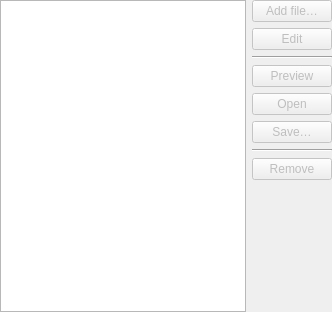
<?xml version="1.0" encoding="UTF-8"?>
<ui version="4.0">
 <class>EntryAttachmentsWidget</class>
 <widget class="QWidget" name="EntryAttachmentsWidget">
  <property name="geometry">
   <rect>
    <x>0</x>
    <y>0</y>
    <width>332</width>
    <height>312</height>
   </rect>
  </property>
  <property name="windowTitle">
   <string>Form</string>
  </property>
  <layout class="QHBoxLayout" name="horizontalLayout">
   <property name="leftMargin">
    <number>0</number>
   </property>
   <property name="topMargin">
    <number>0</number>
   </property>
   <property name="rightMargin">
    <number>0</number>
   </property>
   <property name="bottomMargin">
    <number>0</number>
   </property>
   <item>
    <widget class="QTableView" name="attachmentsView">
     <property name="accessibleName">
      <string>Attachments</string>
     </property>
     <property name="editTriggers">
      <set>QAbstractItemView::EditKeyPressed|QAbstractItemView::SelectedClicked</set>
     </property>
     <property name="selectionBehavior">
      <enum>QAbstractItemView::SelectRows</enum>
     </property>
     <property name="cornerButtonEnabled">
      <bool>false</bool>
     </property>
     <attribute name="verticalHeaderVisible">
      <bool>false</bool>
     </attribute>
    </widget>
   </item>
   <item>
    <widget class="QWidget" name="actionsWidget" native="true">
     <layout class="QVBoxLayout" name="verticalLayout" stretch="0,0,0,0,0,0,0,0,0">
      <property name="leftMargin">
       <number>0</number>
      </property>
      <property name="topMargin">
       <number>0</number>
      </property>
      <property name="rightMargin">
       <number>0</number>
      </property>
      <property name="bottomMargin">
       <number>0</number>
      </property>
      <item>
       <widget class="VaultButton" name="addAttachmentButton">
        <property name="enabled">
         <bool>false</bool>
        </property>
        <property name="accessibleName">
         <string>Add new attachment</string>
        </property>
        <property name="text">
         <string>Add file…</string>
        </property>
       </widget>
      </item>
      <item>
       <widget class="VaultButton" name="editAttachmentButton">
        <property name="enabled">
         <bool>false</bool>
        </property>
        <property name="text">
         <string>Edit</string>
        </property>
       </widget>
      </item>
      <item>
       <widget class="Line" name="editPreviewLine">
        <property name="orientation">
         <enum>Qt::Horizontal</enum>
        </property>
       </widget>
      </item>
      <item>
       <widget class="VaultButton" name="previewAttachmentButton">
        <property name="enabled">
         <bool>false</bool>
        </property>
        <property name="text">
         <string>Preview</string>
        </property>
       </widget>
      </item>
      <item>
       <widget class="VaultButton" name="openAttachmentButton">
        <property name="enabled">
         <bool>false</bool>
        </property>
        <property name="accessibleName">
         <string>Open selected attachment</string>
        </property>
        <property name="text">
         <string>Open</string>
        </property>
       </widget>
      </item>
      <item>
       <widget class="VaultButton" name="saveAttachmentButton">
        <property name="enabled">
         <bool>false</bool>
        </property>
        <property name="accessibleName">
         <string>Save selected attachment to disk</string>
        </property>
        <property name="text">
         <string>Save…</string>
        </property>
       </widget>
      </item>
      <item>
       <widget class="Line" name="previewRemoveLine">
        <property name="enabled">
         <bool>true</bool>
        </property>
        <property name="orientation">
         <enum>Qt::Horizontal</enum>
        </property>
       </widget>
      </item>
      <item>
       <widget class="VaultButton" name="removeAttachmentButton">
        <property name="enabled">
         <bool>false</bool>
        </property>
        <property name="accessibleName">
         <string>Remove selected attachment</string>
        </property>
        <property name="text">
         <string>Remove</string>
        </property>
       </widget>
      </item>
      <item>
       <spacer name="verticalSpacer">
        <property name="orientation">
         <enum>Qt::Vertical</enum>
        </property>
        <property name="sizeType">
         <enum>QSizePolicy::Expanding</enum>
        </property>
        <property name="sizeHint" stdset="0">
         <size>
          <width>20</width>
          <height>0</height>
         </size>
        </property>
       </spacer>
      </item>
     </layout>
    </widget>
   </item>
  </layout>
 </widget>
 <customwidgets>
 <customwidget>
  <class>VaultButton</class>
  <extends>QPushButton</extends>
  <header>gui/vault/VaultControls.h</header>
 </customwidget>
 </customwidgets>
 <resources/>
 <connections/>
</ui>
